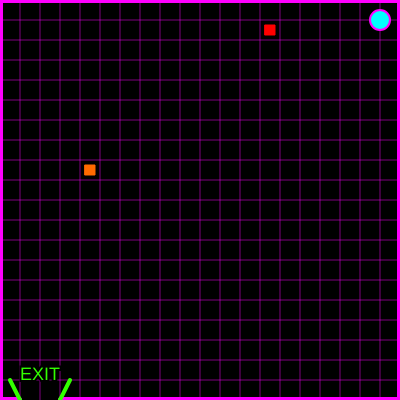
Frame 1 (no input)
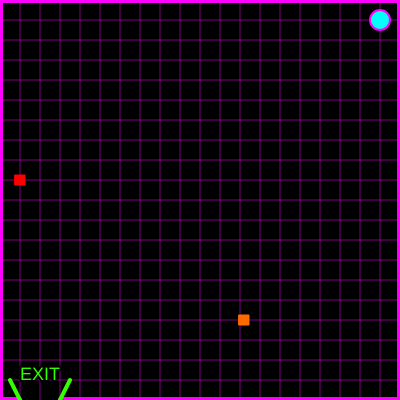
Frame 60 (no input)
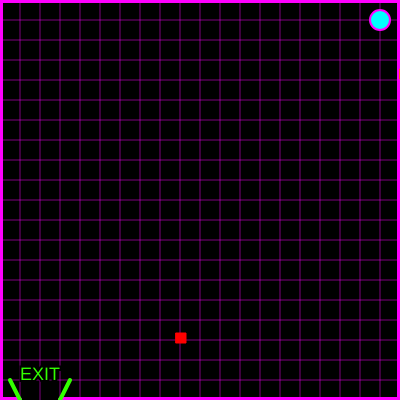
Frame 120 (the mouse pressed at the canvas centre since frame 60)

The p5.js sketch that drew these frames (run headless with seeded random() and noise() and a simulated clock; from frame 60 on, the mouse is pressed at the canvas centre):

// p5.js sketch
// ── sketch.js
var playerX = 380;
var playerY = 20;

var enemy1x = 265;
var enemy1y = 25;

var enemy2x = 85;
var enemy2y = 165;

var mouseShapeX;
var mouseShapeY;

function setup()
{
  createCanvas(400, 400);
  enemy1xSpeed = Math.floor(Math.random() * (Math.floor(Math.random() * 5)) + 1);
  enemy1ySpeed = Math.floor(Math.random() * (Math.floor(Math.random() * 5)) + 1);
  enemy2xSpeed = Math.floor(Math.random() * (Math.floor(Math.random() * 5)) + 1);
  enemy2ySpeed = Math.floor(Math.random() * (Math.floor(Math.random() * 5)) + 1);
}

function draw() 
{
  background (0);
  createGrid();
  createExit ();

  createPlayer ();
  displayWin ();
  
  //I tried putting the code in my keyPressed funtion into a new "playerMoevemnt" funtion, but I think since I am using the "key pressed" function as opposed to the one where oyu can hold down the key to make it move, it doesnt work if it is called in the draw funtion becuase it will call it continuously. When I tried it, as soon as I pressed one key, it would move in that direction coninuously until I pressed a different key to change directions. So I will be leaving it out of the draw funtion. Is there a way to use this type of movement in the draw function that I am missing?

  createEnemies ();
  moveEnemy1 ();
  moveEnemy2 ();

  mouseShape ();  
}

function createGrid ()
{
//grid
stroke('magenta');
strokeWeight(0.5);
line(20, 0, 20, 400);
line(40, 0, 40, 400);
line(60, 0, 60, 400);
line(80, 0, 80, 400);
line(100, 0, 100, 400);
line(120, 0, 120, 400);
line(140, 0, 140, 400);
line(160, 0, 160, 400);
line(180, 0, 180, 400);
line(200, 0, 200, 400);
line(220, 0, 220, 400);
line(240, 0, 240, 400);
line(260, 0, 260, 400);
line(280, 0, 280, 400);
line(300, 0, 300, 400);
line(320, 0, 320, 400);
line(340, 0, 340, 400);
line(360, 0, 360, 600);
line(380, 0, 380, 400);
line(0, 20, 400, 20);
line(0, 40, 400, 40);
line(0, 60, 400, 60);
line(0, 80, 400, 80);
line(0, 100, 400, 100);
line(0, 120, 400, 120);
line(0, 140, 400, 140);
line(0, 160, 400, 160);
line(0, 180, 400, 180);
line(0, 200, 400, 200);
line(0, 220, 400, 220);
line(0, 240, 400, 240);
line(0, 260, 400, 260);
line(0, 280, 400, 280);
line(0, 300, 400, 300);
line(0, 320, 400, 320);
line(0, 340, 400, 340);
line(0, 360, 400, 360);
line(0, 380, 400, 380);
//border
strokeWeight (6);
line (0, 0, 0, 400);
line (0, 0, 400, 0);
line (400, 0, 400, 400);
line (0, 400, 19, 400);
line (61, 400, 400, 400);
}

function createPlayer ()
{
  fill(0, 255, 255);
  stroke ('magenta');
  strokeWeight(2);
  circle (playerX, playerY, 20);
}

function displayWin ()
{
  // check to see if the character has left the exit
  if(playerX > 20 && playerX <60 && playerY > 380)
  {
      fill(255);
      stroke(5);
      textSize(26);
      text("You Made It!", 120, 150);
  }
}

function keyPressed ()
{
  //character movement controls
  if (key == 'd')
    {
      playerX+=20;
    }
  else if (key == 'a')
    {
      playerX-=20;
    }
  else if (key == 'w')
    {
      playerY-=20;
    }
  else if (key == 's')
    {
      playerY+=20;
    }

}

function mouseShape ()
{
  //mouse click shape
  fill (255, 179, 0);
  stroke (255, 179, 0);
  circle (mouseShapeX, mouseShapeY, 10)
}

function createEnemies ()
{
  //enemy1
  fill (255, 0, 0);
  strokeWeight(1);
  stroke (255, 0, 0);
  square(enemy1x, enemy1y, 10);

    

  //enemy2
  fill (255, 106, 0);
  stroke (255, 106, 0);
  square (enemy2x, enemy2y, 10);

    
}

function moveEnemy1 ()
{
  // get a random speed when it first starts
  enemy1xSpeed = Math.floor(Math.random() * (Math.floor(Math.random() * 5)) + 2);
  enemy1ySpeed = Math.floor(Math.random() * (Math.floor(Math.random() * 5)) + 2);

  // move the shape
  enemy1x += enemy1xSpeed;
  enemy1y += enemy1ySpeed;

  // check to see if the shape has gone out of bounds
  if(enemy1x > 400)
  {
      enemy1x = 0;
  }
  if(enemy1x < 0)
  {
      enemy1x = 400;
  }
  if(enemy1y > 400)
  {
      enemy1y = 0;
  }
  if(enemy1y < 0)
  {
      enemy1y = 400;
  }
}

function moveEnemy2 ()
{
  // get a random speed when it first starts
  enemy2xSpeed = Math.floor(Math.random() * (Math.floor(Math.random() * 5)) + 1);
  enemy2ySpeed = Math.floor(Math.random() * (Math.floor(Math.random() * 5)) + 1);

  // move the shape
  enemy2x += enemy1xSpeed;
  enemy2y += enemy1ySpeed;

  // check to see if the shape has gone out of bounds
  if(enemy2x > 400)
  {
      enemy2x = 0;
  }
  if(enemy2x < 0)
  {
      enemy2x = 400;
  }
  if(enemy2y > 400)
  {
      enemy2y = 0;
  }
  if(enemy2y < 0)
  {
      enemy2y = 400;
  }
}

function createExit ()
{
  //exit
  textSize(18);
  fill(51, 255, 0);
  stroke(0);
  strokeWeight(4);
  text ('EXIT', 20, 380);

  stroke(51, 255, 0);
  line (10, 380, 20, 400);
  line (70, 380, 60, 400);
}

function mouseClicked()
    {
        mouseShapeX = mouseX;
        mouseShapeY = mouseY;
    }
